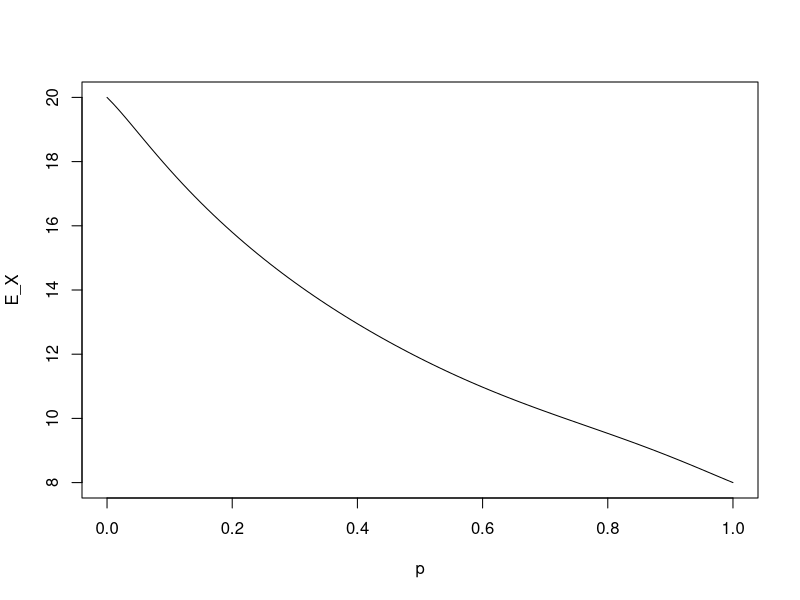

Source code (R):
n_min_given_N <- function(N ,points, win_at){ceiling((win_at - N*points[2]) / (points[1] - points[2]))}

S_N <- function(N, points, p, win_at){

	#If N < min number of games required, then P(game not over) = 1
	if(N < ceiling(win_at / max(points))){

		return(1)

	#If N > max number of games required, then P(game not over) = 0
	} else if(N > ceiling(win_at / min(points))){

		return(0)

	#Else, sum over n
	} else {

		#Probability that the game is over
		F <- 0
		n_start <- n_min_given_N(N ,points, win_at)

		for(n in n_start:N){

			F <- F + choose(N, n) * p^n * (1-p)^(N - n)

		}

		#Survival probability
		return(1 - F)

	}

}

compute_E_X <- function(points, p, win_at){

	from <- ceiling(win_at / max(points))
	to <- ceiling(win_at / min(points))

	E_X <- from
	for(i in from:to){

		E_X <- E_X + S_N(i, points, p, win_at)

	}

	return(E_X)

}



p <- seq(from = 0, to = 1, by = 0.01)
E_X <- sapply(p, function(p){compute_E_X(c(5, 2), p, 40)})
plot(x = p, y = E_X, type = "l")

compute_E_X(c(5, 2), 1/2, 40)
